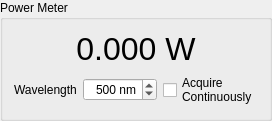
        <widget class="QGroupBox" name="groupBox_2">
         <property name="title">
          <string>Power Meter</string>
         </property>
         <layout class="QGridLayout" name="gridLayout_9">
          <item row="1" column="0">
           <widget class="QLabel" name="label_26">
            <property name="text">
             <string>Wavelength</string>
            </property>
           </widget>
          </item>
          <item row="0" column="0" colspan="3">
           <widget class="QLabel" name="power_meter_power_label">
            <property name="font">
             <font>
              <pointsize>24</pointsize>
             </font>
            </property>
            <property name="text">
             <string>0.000 W</string>
            </property>
            <property name="textFormat">
             <enum>Qt::PlainText</enum>
            </property>
            <property name="alignment">
             <set>Qt::AlignCenter</set>
            </property>
           </widget>
          </item>
          <item row="1" column="2">
           <widget class="QCheckBox" name="power_meter_acquire_cont_checkBox">
            <property name="enabled">
             <bool>true</bool>
            </property>
            <property name="text">
             <string>Acquire
Continuously</string>
            </property>
           </widget>
          </item>
          <item row="1" column="1">
           <widget class="QDoubleSpinBox" name="power_meter_wl_doubleSpinBox">
            <property name="alignment">
             <set>Qt::AlignRight|Qt::AlignTrailing|Qt::AlignVCenter</set>
            </property>
            <property name="prefix">
             <string/>
            </property>
            <property name="suffix">
             <string> nm</string>
            </property>
            <property name="decimals">
             <number>0</number>
            </property>
            <property name="minimum">
             <double>100.000000000000000</double>
            </property>
            <property name="maximum">
             <double>3000.000000000000000</double>
            </property>
            <property name="value">
             <double>500.000000000000000</double>
            </property>
           </widget>
          </item>
         </layout>
        </widget>
